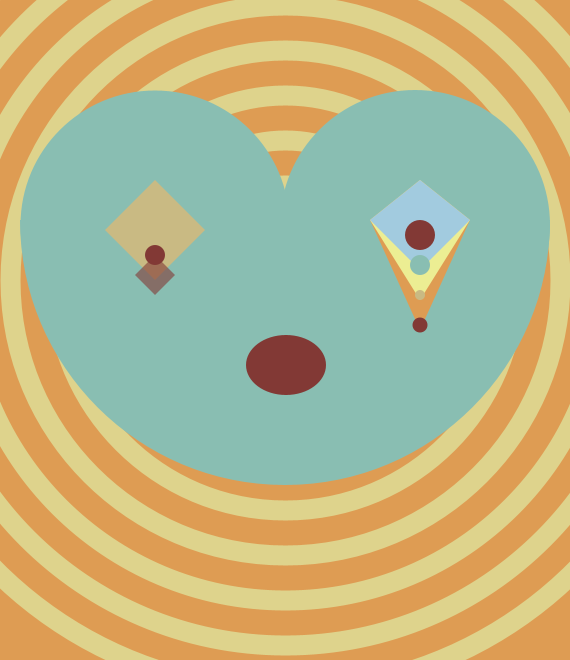
Frame 1 (no input)
Frame 60 (the mouse pressed at the canvas centre just before this capture): identical to frame 1, image omitted
Frame 120 (the mouse held since frame 60 and released just before this capture): identical to frame 1, image omitted

The Processing sketch that drew this single still picture (run headless with seeded random() and noise(); from frame 60 on, the mouse is pressed at the canvas centre):

// Processing sketch: processing_23432
// ── processing_23432.pde


void setup(){
  size(570,660);
  smooth();
  }

void draw(){
  
  //background
  noFill();
  background(222,156,83);
  stroke(222,211,140);
  strokeWeight(20);
  for (int i=10;i<=900;i=i+90){
    ellipse(285,280,i,i);
  }
  
    //body
  strokeWeight(1);
  noStroke();
  fill(137,190,178);
  ellipseMode(CENTER);
  ellipse(155,225,269,269);
  ellipse(415,225,270,270);
  arc(285,220,530,530, radians(0),radians(180));
 
  //left eye
  fill(201,186,131);
  quad(155,180,205,230,155,280,105,230);
  //rect(135,255,40,40);
  fill(130,57,53,153);
  quad(155,255,175,275,155,295,135,275);
  fill(130,57,53);
  ellipse(155,255,20,20);
  
//right eye
  fill(222,156,83);
  quad(420,180,470,220,420,330,370,220);
  fill(236,238,147);
  quad(420,180,470,220,420,300,370,220);
  fill(137,190,250,190);
  quad(420,180,470,220,420,270,370,220);
  fill(130,57,53);
  ellipse(420,235,30,30);
  fill(137,190,178);
  ellipse(420,265,20,20);
  fill(201,186,131);
  ellipse(420,295,10,10);
  fill(130,57,53);
  ellipse(420,325,15,15);
  
  fill(130,57,53);
  ellipse(286,365,80,60);
}
